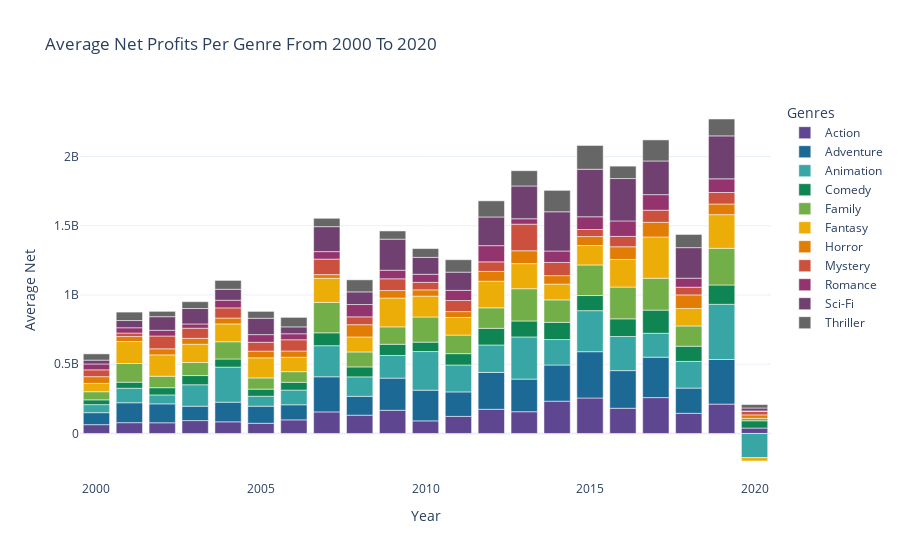

The notebook cell this image was saved under:
### Code cell
# Plotting my figure
fig = px.bar(df_year_genres_net_mean, x="Year", y="Average Net", color="Genres", 
             title="Average Net Profits Per Genre From 2000 To 2020", 
             color_discrete_sequence=px.colors.qualitative.Prism, template="plotly_white")
fig.show()

### Figure 1 — Plotly figure (JSON) as saved in the notebook; plotly's stock layout.template omitted (floating-point values rounded to 4 significant figures)
{"data": [{"alignmentgroup": "True", "hovertemplate": "Genres=Action<br>Year=%{x}<br>Average Net=%{y}<extra></extra>", "legendgroup": "Action", "marker": {"color": "rgb(95, 70, 144)"}, "name": "Action", "offsetgroup": "Action", "orientation": "v", "showlegend": true, "textposition": "auto", "type": "bar", "x": [2000, 2001, 2002, 2003, 2004, 2005, 2006, 2007, 2008, 2009, 2010, 2011, 2012, 2013, 2014, 2015, 2016, 2017, 2018, 2019, 2020], "xaxis": "x", "y": [63590000.0, 78020000.0, 77220000.0, 93020000.0, 84110000.0, 73550000.0, 98250000.0, 155600000.0, 132000000.0, 167500000.0, 90980000.0, 123300000.0, 174600000.0, 157100000.0, 233100000.0, 256000000.0, 182100000.0, 259000000.0, 145500000.0, 212200000.0, 39120000.0], "yaxis": "y"}, {"alignmentgroup": "True", "hovertemplate": "Genres=Adventure<br>Year=%{x}<br>Average Net=%{y}<extra></extra>", "legendgroup": "Adventure", "marker": {"color": "rgb(29, 105, 150)"}, "name": "Adventure", "offsetgroup": "Adventure", "orientation": "v", "showlegend": true, "textposition": "auto", "type": "bar", "x": [2000, 2001, 2002, 2003, 2004, 2005, 2006, 2007, 2008, 2009, 2010, 2011, 2012, 2013, 2014, 2015, 2016, 2017, 2018, 2019, 2020], "xaxis": "x", "y": [86580000.0, 144000000.0, 136700000.0, 103900000.0, 141800000.0, 123400000.0, 109100000.0, 253800000.0, 136300000.0, 232000000.0, 221500000.0, 176800000.0, 266400000.0, 235500000.0, 261375894, 334530600, 271900000.0, 292100000.0, 182200000.0, 322100000.0, -162600.0], "yaxis": "y"}, {"alignmentgroup": "True", "hovertemplate": "Genres=Animation<br>Year=%{x}<br>Average Net=%{y}<extra></extra>", "legendgroup": "Animation", "marker": {"color": "rgb(56, 166, 165)"}, "name": "Animation", "offsetgroup": "Animation", "orientation": "v", "showlegend": true, "textposition": "auto", "type": "bar", "x": [2000, 2001, 2002, 2003, 2004, 2005, 2006, 2007, 2008, 2009, 2010, 2011, 2012, 2013, 2014, 2015, 2016, 2017, 2018, 2019, 2020], "xaxis": "x", "y": [58160000.0, 104600000.0, 64440000.0, 155016920, 253300000.0, 71800000.0, 105900000.0, 224300000.0, 140500000.0, 163700000.0, 279200000.0, 194300000.0, 198000000.0, 304300000.0, 183900000.0, 296300000.0, 246405344, 172500000.0, 192700000.0, 398500000.0, -174660000], "yaxis": "y"}, {"alignmentgroup": "True", "hovertemplate": "Genres=Comedy<br>Year=%{x}<br>Average Net=%{y}<extra></extra>", "legendgroup": "Comedy", "marker": {"color": "rgb(15, 133, 84)"}, "name": "Comedy", "offsetgroup": "Comedy", "orientation": "v", "showlegend": true, "textposition": "auto", "type": "bar", "x": [2000, 2001, 2002, 2003, 2004, 2005, 2006, 2007, 2008, 2009, 2010, 2011, 2012, 2013, 2014, 2015, 2016, 2017, 2018, 2019, 2020], "xaxis": "x", "y": [34500000.0, 43720000.0, 52210000.0, 66320000.0, 58600000.0, 51400000.0, 56270000.0, 93060000.0, 71840000.0, 80820000.0, 67860000.0, 81990000.0, 120200000.0, 115500000.0, 124249563, 109300000.0, 127400000.0, 167100000.0, 109700000.0, 139500000.0, 52520000.0], "yaxis": "y"}, {"alignmentgroup": "True", "hovertemplate": "Genres=Family<br>Year=%{x}<br>Average Net=%{y}<extra></extra>", "legendgroup": "Family", "marker": {"color": "rgb(115, 175, 72)"}, "name": "Family", "offsetgroup": "Family", "orientation": "v", "showlegend": true, "textposition": "auto", "type": "bar", "x": [2000, 2001, 2002, 2003, 2004, 2005, 2006, 2007, 2008, 2009, 2010, 2011, 2012, 2013, 2014, 2015, 2016, 2017, 2018, 2019, 2020], "xaxis": "x", "y": [58570000.0, 135100000.0, 82710000.0, 94080000.0, 124700000.0, 81040000.0, 76920000.0, 219300000.0, 108000000.0, 125900000.0, 181500000.0, 134100000.0, 148332230, 233000000.0, 162100000.0, 220800000.0, 229500000.0, 230200000.0, 146300000.0, 264700000.0, 17370000.0], "yaxis": "y"}, {"alignmentgroup": "True", "hovertemplate": "Genres=Fantasy<br>Year=%{x}<br>Average Net=%{y}<extra></extra>", "legendgroup": "Fantasy", "marker": {"color": "rgb(237, 173, 8)"}, "name": "Fantasy", "offsetgroup": "Fantasy", "orientation": "v", "showlegend": true, "textposition": "auto", "type": "bar", "x": [2000, 2001, 2002, 2003, 2004, 2005, 2006, 2007, 2008, 2009, 2010, 2011, 2012, 2013, 2014, 2015, 2016, 2017, 2018, 2019, 2020], "xaxis": "x", "y": [60180000.0, 158800000.0, 154300000.0, 132200000.0, 128600000.0, 145300000.0, 104100000.0, 174000000.0, 108200000.0, 208000000.0, 150600000.0, 127000000.0, 191900000.0, 181300000.0, 114000000.0, 140300000.0, 199400000.0, 297900000.0, 126300000.0, 243300000.0, -23990000.0], "yaxis": "y"}, {"alignmentgroup": "True", "hovertemplate": "Genres=Horror<br>Year=%{x}<br>Average Net=%{y}<extra></extra>", "legendgroup": "Horror", "marker": {"color": "rgb(225, 124, 5)"}, "name": "Horror", "offsetgroup": "Horror", "orientation": "v", "showlegend": true, "textposition": "auto", "type": "bar", "x": [2000, 2001, 2002, 2003, 2004, 2005, 2006, 2007, 2008, 2009, 2010, 2011, 2012, 2013, 2014, 2015, 2016, 2017, 2018, 2019, 2020], "xaxis": "x", "y": [48670000.0, 35790000.0, 43940000.0, 42310000.0, 42440000.0, 47960000.0, 45030000.0, 27070000.0, 88596298, 54140000.0, 45370000.0, 42660000.0, 70890000.0, 92770000.0, 61101626, 64861038, 91640000.0, 105900000.0, 98030000.0, 76840000.0, 25311159], "yaxis": "y"}, {"alignmentgroup": "True", "hovertemplate": "Genres=Mystery<br>Year=%{x}<br>Average Net=%{y}<extra></extra>", "legendgroup": "Mystery", "marker": {"color": "rgb(204, 80, 62)"}, "name": "Mystery", "offsetgroup": "Mystery", "orientation": "v", "showlegend": true, "textposition": "auto", "type": "bar", "x": [2000, 2001, 2002, 2003, 2004, 2005, 2006, 2007, 2008, 2009, 2010, 2011, 2012, 2013, 2014, 2015, 2016, 2017, 2018, 2019, 2020], "xaxis": "x", "y": [49350000.0, 25200000.0, 92330000.0, 73320000.0, 73400000.0, 64100000.0, 81160000.0, 111900000.0, 56760000.0, 84910000.0, 54130000.0, 79900000.0, 69178170, 191949769, 95410000.0, 50970000.0, 74750000.0, 87520000.0, 55660000.0, 83020000.0, 26490000.0], "yaxis": "y"}, {"alignmentgroup": "True", "hovertemplate": "Genres=Romance<br>Year=%{x}<br>Average Net=%{y}<extra></extra>", "legendgroup": "Romance", "marker": {"color": "rgb(148, 52, 110)"}, "name": "Romance", "offsetgroup": "Romance", "orientation": "v", "showlegend": true, "textposition": "auto", "type": "bar", "x": [2000, 2001, 2002, 2003, 2004, 2005, 2006, 2007, 2008, 2009, 2010, 2011, 2012, 2013, 2014, 2015, 2016, 2017, 2018, 2019, 2020], "xaxis": "x", "y": [42340000.0, 38300000.0, 41390000.0, 30710000.0, 55210000.0, 55500000.0, 43320000.0, 54200000.0, 88950000.0, 61830000.0, 58670000.0, 73490000.0, 116900000.0, 39170000.0, 82570000.0, 91870000.0, 111900000.0, 112200000.0, 65260000.0, 98760604, 2000000.0], "yaxis": "y"}, {"alignmentgroup": "True", "hovertemplate": "Genres=Sci-Fi<br>Year=%{x}<br>Average Net=%{y}<extra></extra>", "legendgroup": "Sci-Fi", "marker": {"color": "rgb(111, 64, 112)"}, "name": "Sci-Fi", "offsetgroup": "Sci-Fi", "orientation": "v", "showlegend": true, "textposition": "auto", "type": "bar", "x": [2000, 2001, 2002, 2003, 2004, 2005, 2006, 2007, 2008, 2009, 2010, 2011, 2012, 2013, 2014, 2015, 2016, 2017, 2018, 2019, 2020], "xaxis": "x", "y": [27660000.0, 52050000.0, 98150000.0, 111400000.0, 79120000.0, 118200000.0, 49710000.0, 180300000.0, 91320000.0, 224400000.0, 121900000.0, 131600000.0, 207100000.0, 236600000.0, 283300000.0, 343200000.0, 305900000.0, 243200000.0, 220300000.0, 310100000.0, 21200000.0], "yaxis": "y"}, {"alignmentgroup": "True", "hovertemplate": "Genres=Thriller<br>Year=%{x}<br>Average Net=%{y}<extra></extra>", "legendgroup": "Thriller", "marker": {"color": "rgb(102, 102, 102)"}, "name": "Thriller", "offsetgroup": "Thriller", "orientation": "v", "showlegend": true, "textposition": "auto", "type": "bar", "x": [2000, 2001, 2002, 2003, 2004, 2005, 2006, 2007, 2008, 2009, 2010, 2011, 2012, 2013, 2014, 2015, 2016, 2017, 2018, 2019, 2020], "xaxis": "x", "y": [45120000.0, 60990000.0, 38560000.0, 49430000.0, 64050000.0, 49500000.0, 68490000.0, 60380000.0, 87130000.0, 59180000.0, 63470000.0, 89490000.0, 116400000.0, 110200000.0, 154500000.0, 171700000.0, 89710000.0, 152100000.0, 95330000.0, 121900000.0, 24750000.0], "yaxis": "y"}], "layout": {"barmode": "relative", "legend": {"title": {"text": "Genres"}, "tracegroupgap": 0}, "title": {"text": "Average Net Profits Per Genre From 2000 To 2020"}, "xaxis": {"anchor": "y", "domain": [0, 1], "title": {"text": "Year"}}, "yaxis": {"anchor": "x", "domain": [0, 1], "title": {"text": "Average Net"}}}}
